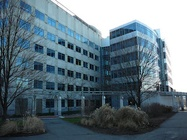
%> input picture CornerDetector/initial/polymer-science-umass.jpg, 187 x 140 px, shrunk from 320 x 240 before the run
$ octave testCornerDetector.m   (GNU Octave 9; MATLAB toolbox functions it lacks are replaced by stand-ins)
%> lines starting %> are read from the running program, lines starting %| are printed output that depends on the picture
### CornerDetector/initial/detectCorners.m
function [cx, cy, cs] = detectCorners(I, isSimple, w, th)
% This code is part of:
%
%   CMPSCI 370: Computer Vision, Spring 2016
%   University of Massachusetts, Amherst
%   Instructor: Subhransu Maji
%
%   Homework 3

% Convert to double format
I = im2double(I);

% Convert color to grayscale
if size(I, 3) > 1
    I = rgb2gray(I);
end

% Step 1: Compute corner score
if isSimple
    cornerScore = simpleScore(I, w);
else
    cornerScore = harrisScore(I, w);
end

% Step 2: Threshold corner score abd find peaks
cornerScore (cornerScore < th) = 0;
[cx, cy, cs] = nms(cornerScore);


%--------------------------------------------------------------------------
%                                    Simple score function (Implement this)
%--------------------------------------------------------------------------
function cornerScore = simpleScore(I, w)
    cornerScore = zeros(size(I));
    for u = -1:1
        for v = -1:1
            if u==-1 && v==-1
                f = [1 0 0;0 -1 0;0 0 0];
            elseif u==-1 && v==0
                f = [0 0 0;1 -1 0;0 0 0];
            elseif u==-1 && v==1
                f = [0 0 0;0 -1 0;1 0 0];
            elseif u==0 && v==-1
                f = [0 1 0;0 -1 0;0 0 0];
            elseif u==0 && v==0
                f = [0 0 0;0 -1 0;0 0 0];
            elseif u==0 && v==1
                f = [0 0 0;0 -1 0;0 1 0];
            elseif u==1 && v==-1
                f = [0 0 1;0 -1 0;0 0 0];
            elseif u==1 && v==0
                f = [0 0 0;0 -1 1;0 0 0];
            elseif u==1 && v==1
                f = [0 0 0;0 -1 0;0 0 1];
            end

            imdiff = imfilter(I,f,'replicate');
            g = fspecial('gaussian',6*w+1,w);
            e = imfilter(imdiff.^2,g,'same');
            cornerScore = cornerScore + e;
        end
    end


%--------------------------------------------------------------------------
%                                    Harris score function (Implement this)
%--------------------------------------------------------------------------
function cornerScore= harrisScore(I, w)
    k = 0.04;
    g = fspecial('gaussian', 6*w+1, w);
    dx = [-1 0 1; -1 0 1; -1 0 1];
    dy = dx';

    Ix = imfilter(I, dx,'replicate');
    Ixx = Ix.^2;
    Iy = imfilter(I, dy,'replicate');
    Iyy = Iy.^2;
    Ixy = Ix.*Iy;

    Gxx = conv2(Ixx, g,'same');
    Gyy = conv2(Iyy, g,'same');
    Gxy = conv2(Ixy, g,'same');

    cornerScore = (Gxx.*Gyy-Gxy.^2)-k*(Gxx+Gyy).^2;


### CornerDetector/initial/nms.m
function [cx, cy, cs] = nms(cornerScore)
% This code is part of:
%
%   CMPSCI 370: Computer Vision, Spring 2016
%   University of Massachusetts, Amherst
%   Instructor: Subhransu Maji
%
%   Homework 3

% Pick local maxima
locs = imregionalmax(cornerScore, 8);

% Shrink connected components to one point
locs = bwmorph(locs, 'shrink', Inf);

% Zero out everything else
cornerScore = cornerScore.*locs;

% Convert binary image to a sorted list of locations
locinds = find(locs);
[cy, cx] = ind2sub(size(locs), locinds);
cs = cornerScore(locinds);
[~,ord] = sort(cs, 'descend');
cs = cs(ord);
cx = cx(ord);
cy = cy(ord);

### CornerDetector/initial/testCornerDetector.m
% This code is part of:
%
%   CMPSCI 370: Computer Vision, Spring 2016
%   University of Massachusetts, Amherst
%   Instructor: Subhransu Maji
%
%   Homework 3

% Entry code for corner detector

% Create a checkerboard of size 20 pixels
I = checkerboard(20);
I = imread('polymer-science-umass.jpg');
%> I is the input picture: size 140x187x3 uint8; mean R, G, B 97.4, 115.1, 125
I = imread('stairs.jpg');
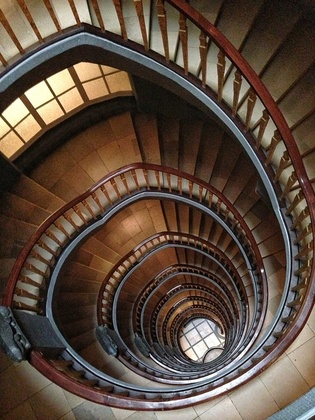
%> input picture CornerDetector/initial/stairs.jpg, 315 x 420 px, shrunk from 540 x 720 before the run
%> I is the input picture: size 420x315x3 uint8; mean R, G, B 91.8, 74.8, 62.3

% Simple corners
[cx, cy, cs] = detectCorners(I, true, 1.5, 0.05);
%> after the loop in simpleScore, `for u = -1:1`:
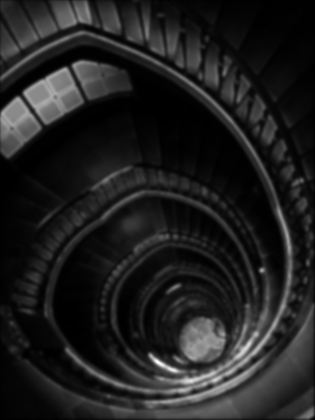
%> cornerScore: size 420x315 double; min 0.00284, max 1.77, mean 0.227; drawn with min black and max white
%> after the loop in simpleScore, `for u = -1:1`: f = [0 0 0; 0 -1 0; 0 0 1]
%> in nms, `locs = imregionalmax(cornerScore, 8);`:
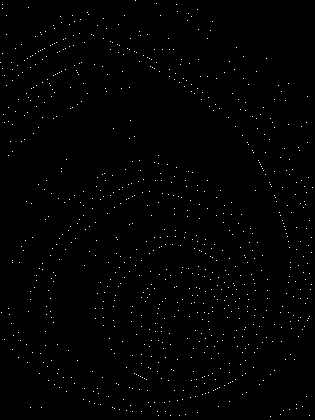
%> locs: size 420x315 logical; 0.65% white in thin lines or dots
%> in nms, `locinds = find(locs);`: locinds = 860 values from 63 to 131228
%> in nms, `[cy, cx] = ind2sub(size(locs), locinds);`: cy = 860 values, max 417 at index 754, min 1 at index 335, mean 227.4; cx = 860 values from 1 to 313
%> in nms, `cs = cornerScore(locinds);`: cs = 860 values, max 1.77 at index 412, min 0.0501 at index 840, mean 0.498
%> in nms, `[~,ord] = sort(cs, 'descend');`: ord = 860 values, max 860 at index 754, min 1 at index 515, mean 430.5
%> in nms, `cs = cs(ord);`: cs = 860 values, max 1.77 at index 1, min 0.0501 at index 860, mean 0.498
%> in nms, `cx = cx(ord);`: cx = 860 values, max 313 at index 754, min 1 at index 515, mean 162.2
%> in nms, `cy = cy(ord);`: cy = 860 values, max 417 at index 606, min 1 at index 675, mean 227.4
figure;
subplot(1,2,1);
imshow(I); axis image off; hold on;
plot(cx, cy, 'r.');
title('Simple corners');
% Harris corners
[cx, cy, cs] = detectCorners(I, false,1.5, 0.0001);
%> in harrisScore, `Gxy = conv2(Ixy, g,'same');`:
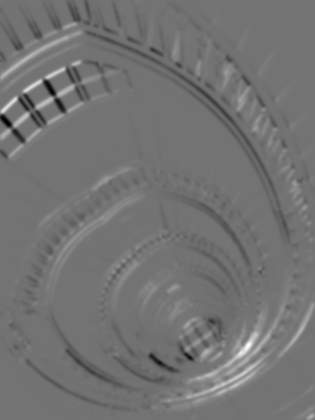
%> Gxy: size 420x315 double; min -1.03, max 1.25, mean 0.000762; drawn with min black and max white
%> in harrisScore, `cornerScore = (Gxx.*Gyy-Gxy.^2)-k*(Gxx+Gyy).^2;`:
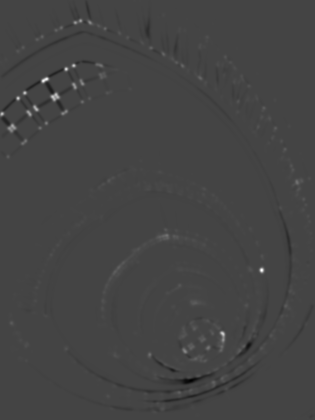
%> cornerScore: size 420x315 double; min -0.352, max 0.963, mean 0.001; drawn with min black and max white
%> in nms (call 2), `locs = imregionalmax(cornerScore, 8);`:
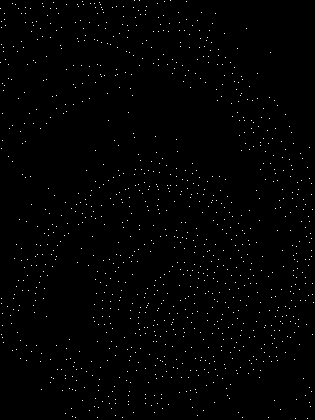
%> locs: size 420x315 logical; 0.82% white in thin lines or dots
%> in nms (call 2), `locinds = find(locs);`: locinds = 1080 values from 9 to 131763
%> in nms (call 2), `[cy, cx] = ind2sub(size(locs), locinds);`: cy = 1080 values, max 419 at index 1022, min 1 at index 414, mean 225.6; cx = 1080 values from 1 to 314
%> in nms (call 2), `cs = cornerScore(locinds);`: cs = 1080 values, max 0.963 at index 919, min 0.000101 at index 497, mean 0.0316
%> in nms (call 2), `[~,ord] = sort(cs, 'descend');`: ord = 1080 values, max 1080 at index 548, min 1 at index 703, mean 540.5
%> in nms (call 2), `cs = cs(ord);`: cs = 1080 values, max 0.963 at index 1, min 0.000101 at index 1080, mean 0.0316
%> in nms (call 2), `cx = cx(ord);`: cx = 1080 values, max 314 at index 548, min 1 at index 332, mean 163.2
%> in nms (call 2), `cy = cy(ord);`: cy = 1080 values, max 419 at index 509, min 1 at index 419, mean 225.6
subplot(1,2,2);
imshow(I); axis image off; hold on;
plot(cx, cy, 'g.');
title('Harris corners');
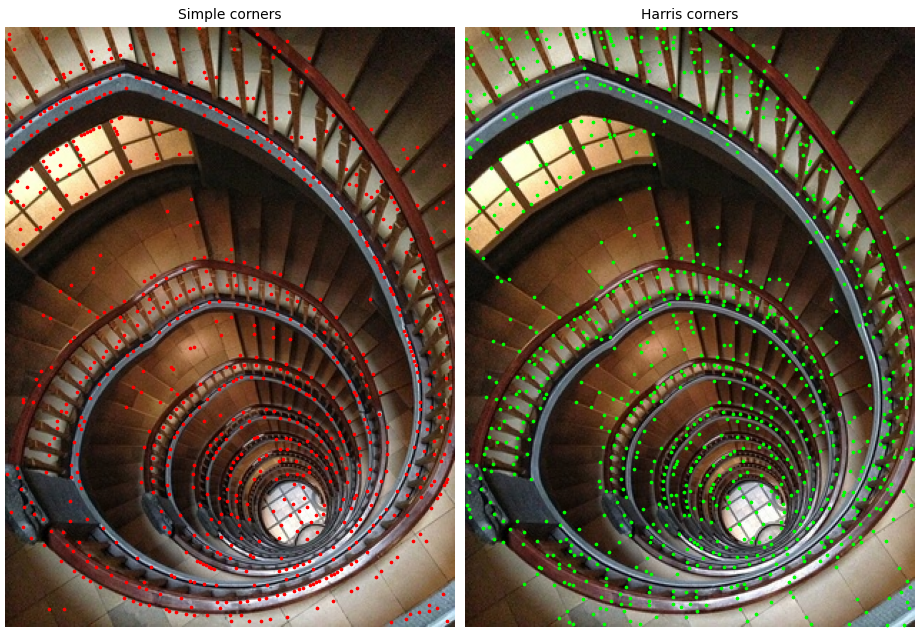
%> figure redrawn from the program's plot data, 2 panels
